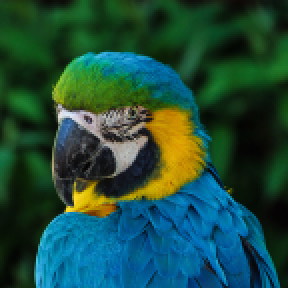
#> input picture cv_notes/Bird0.png, 144 x 144 px (shown 2 times larger)
$ jupyter execute SIFT_practice.ipynb
#> lines starting #> are read from the running program, lines starting #| are printed output that depends on the picture
[cell 1]
import numpy as np
import matplotlib.pyplot as plt
import cv2

reference = image = cv2.imread('Bird0.png')
#> reference is the input picture: shape (144, 144, 3); mean B, G, R 61.2, 75.9, 30.5
plt.imshow(X = image)
plt.show()

[cell 2]
sift = cv2.SIFT_create()
keypoints = sift.detect(reference, None)
#> keypoints = 140 keypoints; strongest (x, y, size): (34, 104, 2.2), (31, 57, 3.7), (62, 77, 8.1), (42, 99, 8.6)
image = cv2.drawKeypoints(reference, keypoints, image, flags = cv2.DRAW_MATCHES_FLAGS_DRAW_RICH_KEYPOINTS)
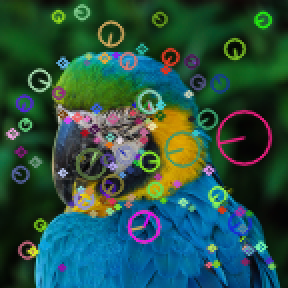
#> image: shape (144, 144, 3) (shown 2 times larger); mean B, G, R 68.8, 81.3, 40.5

plt.imshow(X = image[..., ::-1])
plt.show()

[cell 3]
keypoints, descriptors = sift.detectAndCompute(reference, None)
#> keypoints = 221 keypoints; strongest (x, y, size): (94, 47, 2.7), (31, 86, 2.8), (16, 126, 3.2), (130, 123, 3.9)
print(descriptors.shape)
#| (221, 128)

[cell 4]
np.sum(descriptors[3] - descriptors[6])
#> Out = 270
